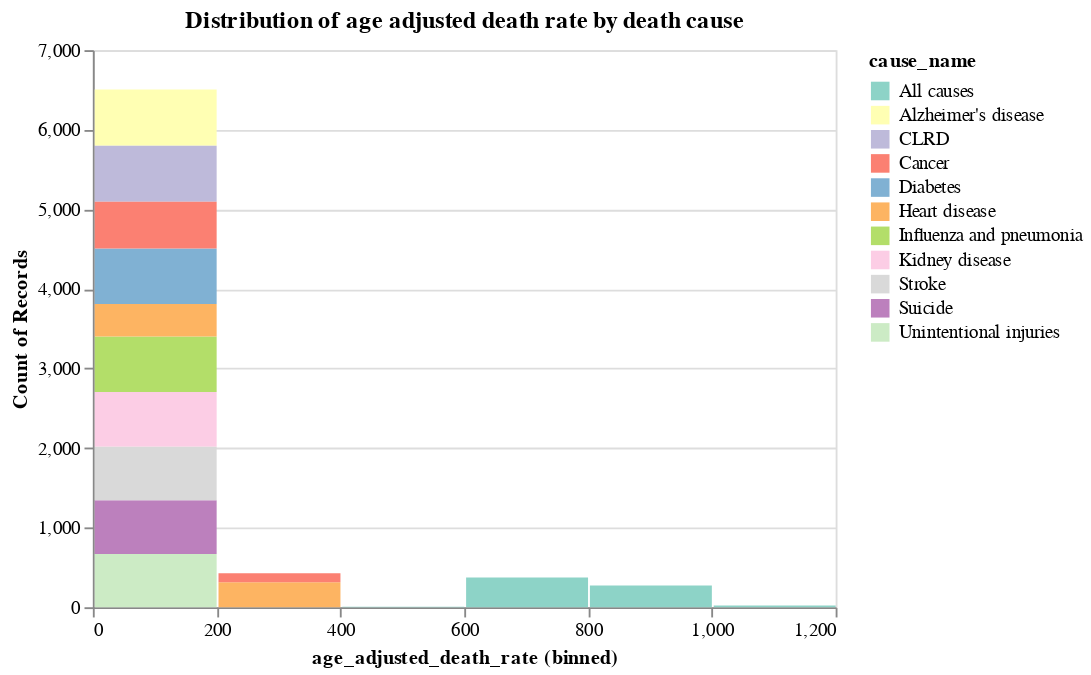

Here is the notebook cell this chart was saved with:
### Markdown cell above
The statistic and distribution for the age adjusted death rate show:
* 75 % of the values are at or below 153.2 while the maximum goes up to 1061.2. This is a heavily right skewed distribution with alot of outliers since the IQR is at 134.
* The distribution visualizes this effect but does not explain it yet.
* The standard deviation shows that the values differ alot from the mean (relative to the first three quartiles) which can also explained with the skew.

The distribution is right skewed but also bimodal. We will take a more detailed look at a bar plot to explore the reason for this distribution.

### Code cell
alt.Chart(df_explore).mark_bar().encode(
    alt.X("age_adjusted_death_rate:Q", bin=True),
    alt.Y(
        'count()',
        # scale=alt.Scale(type='log10')  # Here the scale is applied
        ),
    color = alt.Color('cause_name', scale=alt.Scale(scheme='set3'))
).properties(
    title = 'Distribution of age adjusted death rate by death cause' ,
)

### Figure 1 — Vega-Lite specification as saved in the notebook (floating-point values rounded to 4 significant figures; data arrays with more than 128 entries replaced by an {"elided": "..."} marker saying what was removed)
{"config": {"view": {"continuousWidth": 400, "continuousHeight": 300}}, "data": {"name": "data-28aa858078c6d815548cbb07c3b38f55"}, "mark": "bar", "encoding": {"color": {"field": "cause_name", "scale": {"scheme": "set3"}, "type": "nominal"}, "x": {"bin": true, "field": "age_adjusted_death_rate", "type": "quantitative"}, "y": {"aggregate": "count", "type": "quantitative"}}, "title": "Distribution of age adjusted death rate by death cause", "$schema": "https://vega.github.io/schema/vega-lite/v4.17.0.json", "datasets": {"data-28aa858078c6d815548cbb07c3b38f55": {"elided": "7607 records"}}}
